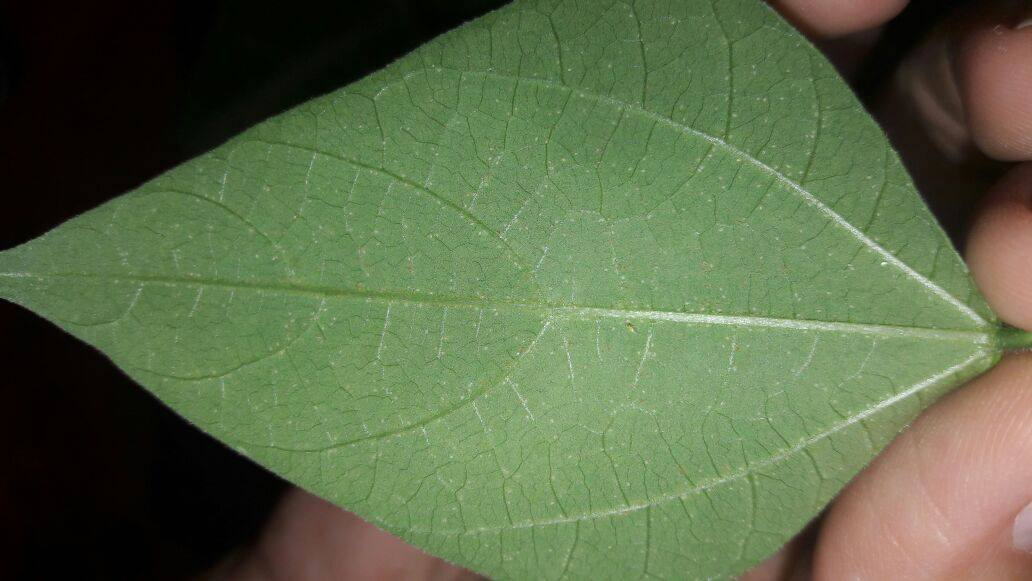
//> input picture Foto1.jpg, 1032 x 581 px
$ ./codigoSegmentacao Foto1.jpg   (built with g++ and OpenCV 4)
//> lines starting //> are read from the running program, lines starting //| are printed output that depends on the picture; after the words box and inside, x2 and y2 are one past the last pixel; in counts of white or black regions, pixels touching at a corner belong together
#include <opencv2/opencv.hpp>
#include <iostream>
using namespace std;
using namespace cv;
int main(int, char** argv)
{
    // Carrega a imagem - com argumentos do Bash
    Mat src = imread(argv[1]);
//> src is the input picture: 581 rows x 1032 cols, CV_8UC3; mean B, G, R 72, 105.5, 90.3
	// Checagem se a imagem foi carregada
    if (!src.data)
        return -1;
    // Mostra a imagem original
    imshow("Imagem geral", src);

 //Embaçamento da imagem para diminuir detalhes
	Mat dst1;
	for (int i=1; i<51; i=i+2){
      //smooth the image in the "src" and save it to "dst"
      blur(src, dst1, Size(i,i));
}
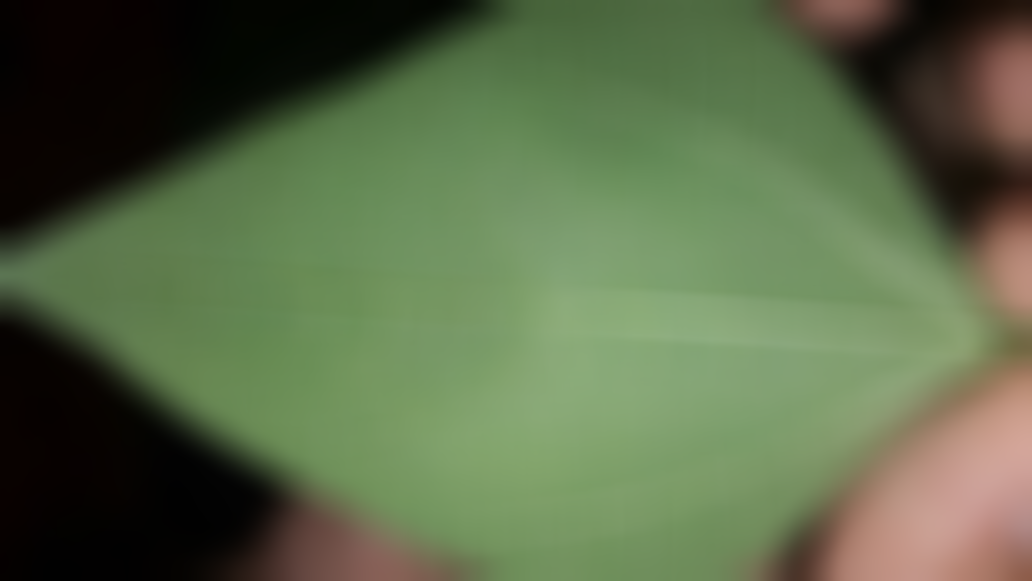
//> dst1: 581 rows x 1032 cols, CV_8UC3; mean B, G, R 72, 105.5, 90.3
      //show the blurred image with the text
      imshow( "Smoothing by avaraging", dst1 );
src = dst1;

   // Aqui definimos uma máscara correspondente a derivada segunda para o filtro Laplaciano
   //Estudar: Converte em algo "mais profundo" do que CV_8U (???) porque o kernel tem alguns valores negativos então o Laplaciano terá valores negativos que serão truncados ao usarmos unsigned int
    Mat kernel = (Mat_<float>(3,3) <<
            1,  1, 1,
            1, -8, 1,
            1,  1, 1);
    Mat imgLaplacian;
    Mat sharp = src; // copia da imagem original

	//CV_8U
	//CV_32F
	//CV_8UC3

    //ler referência
    //filter2D(sharp, imgLaplacian, CV_32F, kernel);
    //src.convertTo(sharp, CV_32F);
    //Mat imgResult = sharp - imgLaplacian;

    // convert back to 8bits gray scale
    //imgResult.convertTo(imgResult, CV_8UC3);
    //imgLaplacian.convertTo(imgLaplacian, CV_8UC3);
    //imshow( "Laplace Filtered Image", imgLaplacian );
    //imshow( "New Sharped Image", imgResult );
    //src = imgResult; // copy back
    // Create binary image from source image
    Mat bw = src;
//ler referência
    cvtColor(src, bw, CV_BGR2GRAY);
    threshold(bw, bw, 40, 255, CV_THRESH_BINARY | CV_THRESH_OTSU);
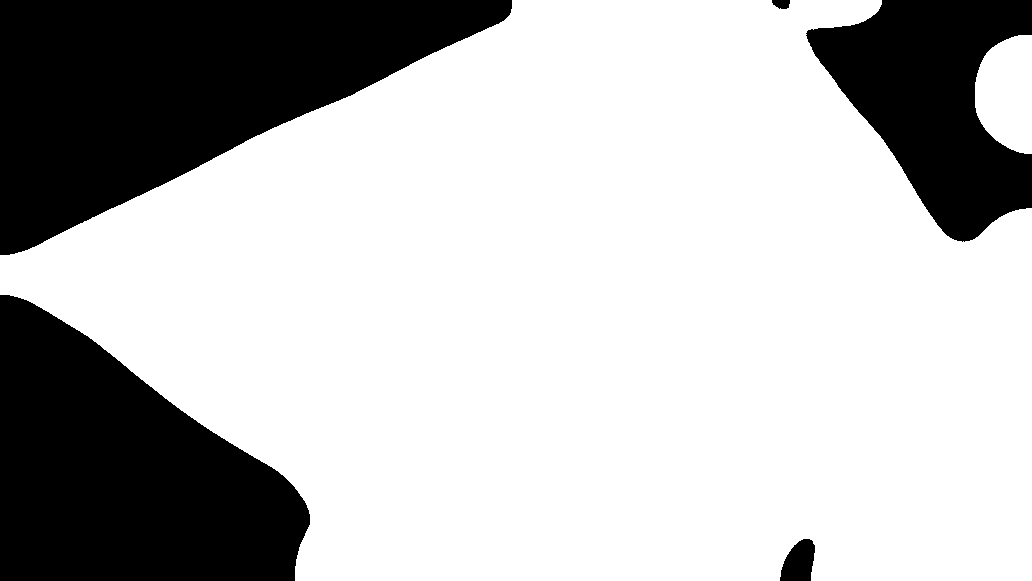
//> bw: 581 rows x 1032 cols, CV_8UC1; 73% white; 5 black regions, box (x1, y1, x2, y2) and area: (0, 0, 512, 255) 71023, (0, 295, 310, 581) 58842, (806, 0, 1032, 242) 31059, (780, 539, 815, 581) 1088, (772, 0, 790, 9) 132
Mat LaplacianoBinario;

filter2D(bw, LaplacianoBinario, CV_32F, kernel);
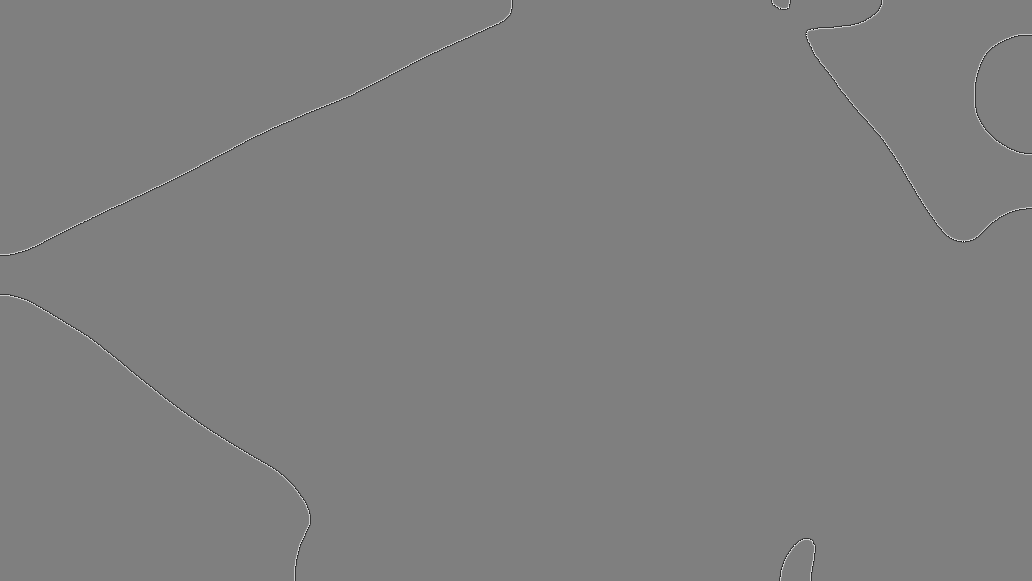
//> LaplacianoBinario: 581 rows x 1032 cols, CV_32FC1; min -1275, max 1275, mean 0; drawn with min black and max white
bw.convertTo(bw, CV_32F);
Mat ret = bw - LaplacianoBinario;
ret.convertTo(ret, CV_8UC3);
bw.convertTo(bw,CV_8UC3);
LaplacianoBinario.convertTo(LaplacianoBinario, CV_8UC3);
//> LaplacianoBinario: 581 rows x 1032 cols, CV_8UC1; 0.39% white in thin lines or dots
   // imshow( "Laplace Filtered Image", LaplacianoBinario );
	//imshow("Binario - Lapaciano",ret);
    //imshow("Binary Image", bw);
src = bw;


    // Perform the distance transform algorithm
    Mat dist;
//ler muito
    distanceTransform(bw, dist, CV_DIST_L2, 3);
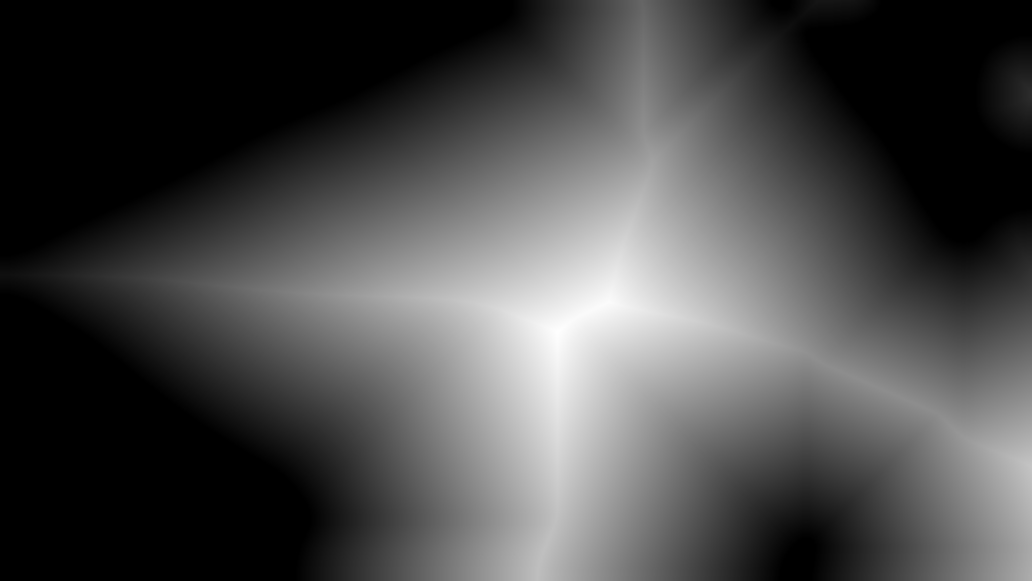
//> dist: 581 rows x 1032 cols, CV_32FC1; min 0, max 311.4, mean 89.9; drawn with min black and max white
    // Normalize the distance image for range = {0.0, 1.0}
    // so we can visualize and threshold it
    normalize(dist, dist, 0, 1., NORM_MINMAX);
    imshow("Distance Transform Image", dist);
    // Threshold to obtain the peaks
    // This will be the markers for the foreground objects
    threshold(dist, dist, .59, 1., CV_THRESH_BINARY);
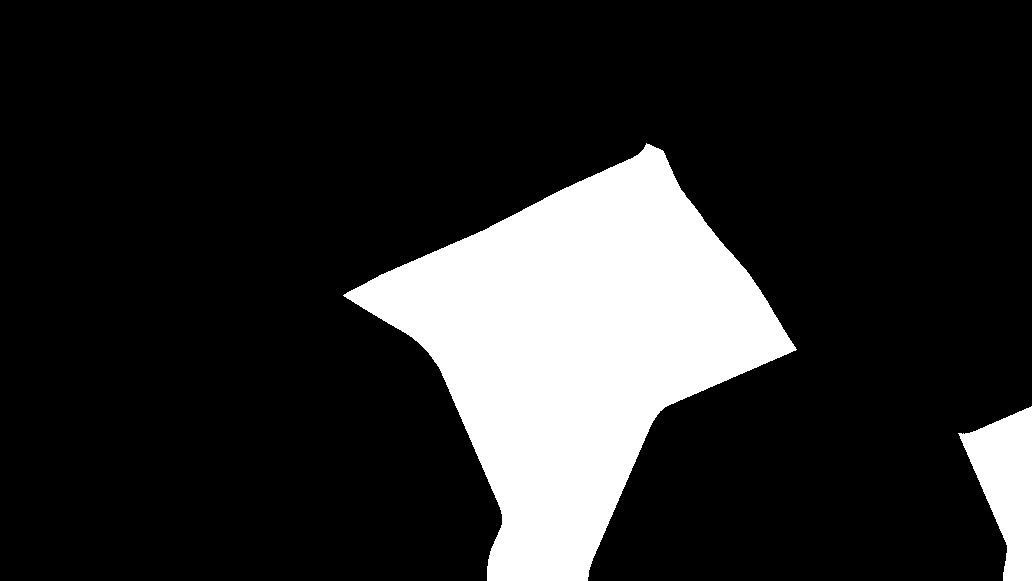
//> dist: 581 rows x 1032 cols, CV_32FC1; values 0 (black) and 1 (white), 16.7% white; 2 white regions, box (x1, y1, x2, y2) and area: (343, 143, 797, 581) 93050, (958, 406, 1032, 581) 7368
    // Dilate a bit the dist image
    Mat kernel1 = Mat::ones(3, 3, CV_8UC1);
//um pouco de morfologia pra que??
    //dilate(dist, dist, kernel1);
    imshow("Picos", dist);
    // Create the CV_8U version of the distance image
    // It is needed for findContours()
    Mat dist_8u;
    dist.convertTo(dist_8u, CV_8U);
//> dist_8u: 581 rows x 1032 cols, CV_8UC1; values 0 (black) and 1 (white), 16.7% white; 2 white regions
    // Find total markers
    vector<vector<Point> > contours;
    findContours(dist_8u, contours, CV_RETR_EXTERNAL, CV_CHAIN_APPROX_SIMPLE);
//> contours = 2 contours; box (x1, y1, x2, y2) and area: (343, 143, 797, 581) 92429, (958, 406, 1032, 581) 7156
    // Create the marker image for the watershed algorithm
    Mat markers = Mat::zeros(dist.size(), CV_32SC1);
    // Draw the foreground markers
    for (size_t i = 0; i < contours.size(); i++)
   drawContours(markers, contours, static_cast<int>(i), Scalar::all(static_cast<int>(i)+1), -1);
//> this loop made 2 passes
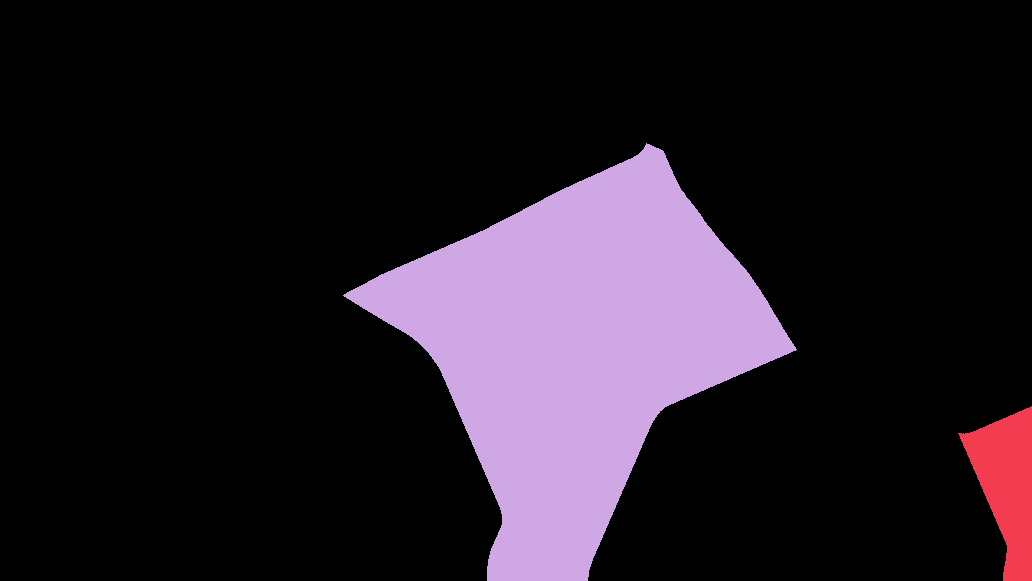
//> markers: 581 rows x 1032 cols, CV_32SC1; 3 distinct labels, from 0 to 2; one colour per label, 0 black
    // Draw the background marker
    circle(markers, Point(5,5), 3, CV_RGB(255,255,255), -1);
//> markers: 581 rows x 1032 cols, CV_32SC1; 4 distinct labels, from 0 to 255
    imshow("Markers", markers*10000);
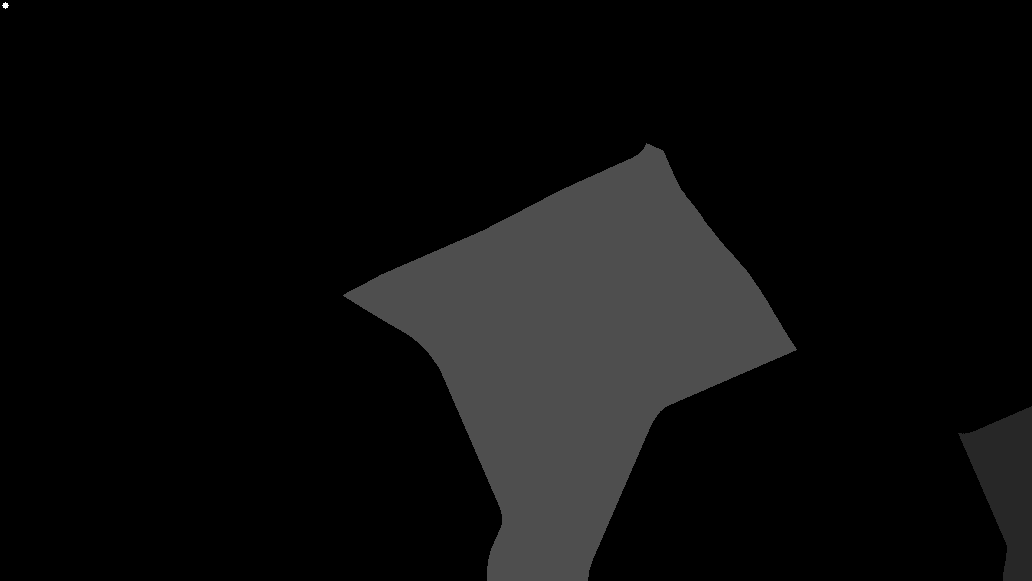
//> window 'Markers': 581 rows x 1032 cols, CV_8UC1; min 0, max 255, mean 12.6


    // Perform the watershed algorithm
//dist.convertTo(dist, CV_8UC3);

//Mat water = Mat::zeros(markers.size(), src.type());
//printf("O Tipo de src é %c. \n", src.type());
//> (the run ends here: the program stops with an error, at `watershed(src, markers);`)
